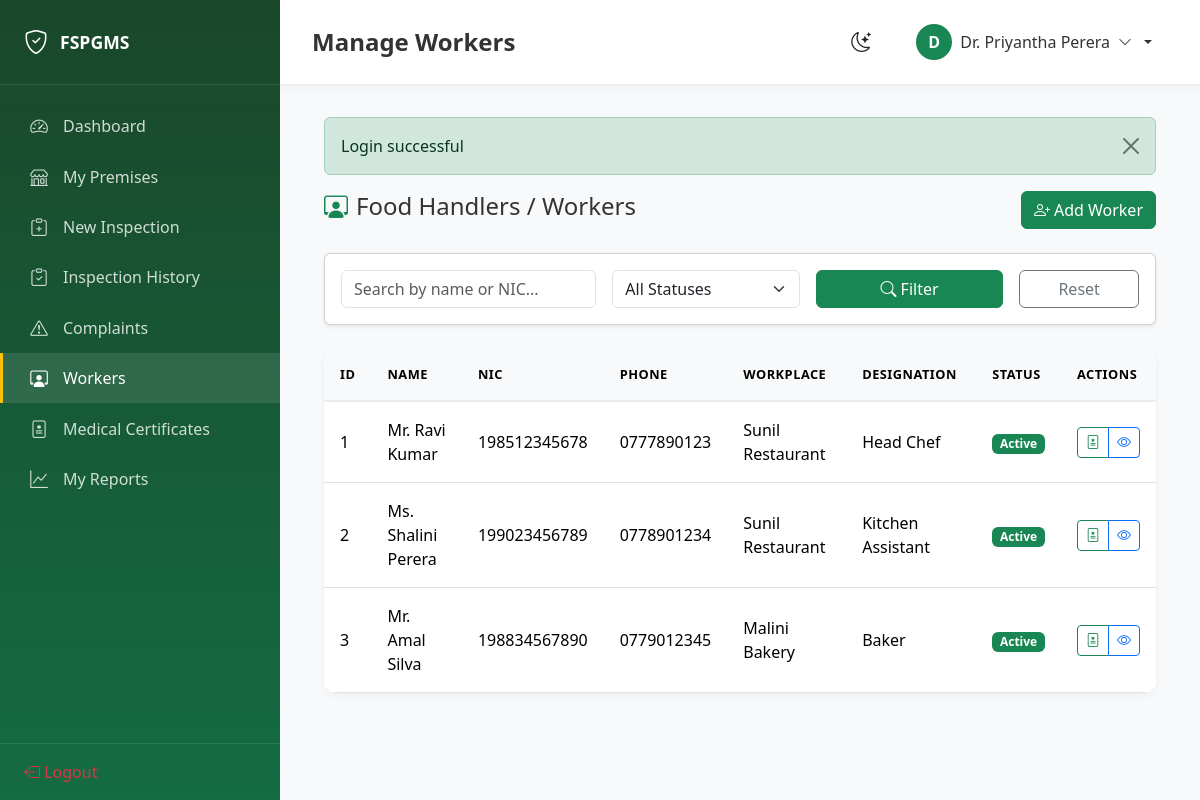
Screenshot of /views/inspector/workers.php (signed in) with the database file from the repository.
### tables this page shows
CREATE TABLE workers (
    id INT AUTO_INCREMENT PRIMARY KEY,
    user_id INT,
    full_name VARCHAR(255) NOT NULL,
    nic VARCHAR(20) NOT NULL UNIQUE,
    phone VARCHAR(20),
    address TEXT,
    workplace_id INT,
    designation VARCHAR(100),
    status ENUM('active', 'inactive') DEFAULT 'active',
    created_by INT NOT NULL,
    created_at DATETIME DEFAULT CURRENT_TIMESTAMP,
    updated_at DATETIME DEFAULT CURRENT_TIMESTAMP ON UPDATE CURRENT_TIMESTAMP,
    FOREIGN KEY (user_id) REFERENCES users(id) ON DELETE SET NULL,
    FOREIGN KEY (workplace_id) REFERENCES premises(id) ON DELETE SET NULL,
    FOREIGN KEY (created_by) REFERENCES users(id) ON DELETE CASCADE,
    INDEX idx_nic (nic),
    INDEX idx_workplace (workplace_id),
    INDEX idx_status (status)
);

CREATE TABLE premises (
    id INT AUTO_INCREMENT PRIMARY KEY,
    shop_name VARCHAR(255) NOT NULL,
    owner_name VARCHAR(255) NOT NULL,
    owner_id INT,
    address TEXT NOT NULL,
    gps_lat DECIMAL(10, 8),
    gps_lng DECIMAL(11, 8),
    contact_number VARCHAR(20) NOT NULL,
    business_type VARCHAR(100) NOT NULL,
    license_number VARCHAR(100) NOT NULL,
    inspection_date DATE,
    expiry_date DATE,
    grade ENUM('A', 'B', 'C', 'D') DEFAULT 'D',
    status ENUM('active', 'inactive', 'suspended') DEFAULT 'active',
    district VARCHAR(50),
    photos JSON,
    qr_code VARCHAR(255),
    created_by INT NOT NULL,
    created_at DATETIME DEFAULT CURRENT_TIMESTAMP,
    updated_at DATETIME DEFAULT CURRENT_TIMESTAMP ON UPDATE CURRENT_TIMESTAMP,
    FOREIGN KEY (owner_id) REFERENCES users(id) ON DELETE SET NULL,
    FOREIGN KEY (created_by) REFERENCES users(id) ON DELETE CASCADE,
    INDEX idx_grade (grade),
    INDEX idx_district (district),
    INDEX idx_status (status),
    INDEX idx_business_type (business_type),
    INDEX idx_license (license_number)
);

### helpers/functions.php (called while the page is built, shortened)
<?php
function getFlashMessage() {
    if (isset($_SESSION['flash'])) {
        $flash = $_SESSION['flash'];
        return $flash;
    }
    return null;
}
function sanitize($data) {
    return htmlspecialchars(strip_tags(trim($data)), ENT_QUOTES, 'UTF-8');
}
function paginate($total, $perPage, $currentPage) {
    $totalPages = ceil($total / $perPage);
    $currentPage = max(1, min($currentPage, $totalPages));
    $offset = ($currentPage - 1) * $perPage;
    return [
        'total' => $total,
        'perPage' => $perPage,
        'currentPage' => $currentPage,
        'totalPages' => $totalPages,
        'offset' => $offset
    ];
}

### config/database.php (called while the page is built, shortened)
<?php
class Database {
    private static $instance = null;
    private $pdo;
    private function __construct() {
        try {
            $dsn = "mysql:host=" . DB_HOST . ";dbname=" . DB_NAME . ";charset=" . DB_CHARSET;
            $options = [
                PDO::ATTR_ERRMODE => PDO::ERRMODE_EXCEPTION,
                PDO::ATTR_DEFAULT_FETCH_MODE => PDO::FETCH_ASSOC,
                PDO::ATTR_EMULATE_PREPARES => false,
            ];
            $this->pdo = new PDO($dsn, DB_USER, DB_PASS, $options);
        } catch (PDOException $e) {
            error_log("Database connection failed: " . $e->getMessage());
            die("Database connection failed. Please check your configuration.");
        }
    }
    public static function getInstance() {
        if (self::$instance === null) {
            self::$instance = new self();
        }
        return self::$instance;
    }
    public function getConnection() {
        return $this->pdo;
    }
}

### controllers/WorkerController.php (called while the page is built, shortened)
<?php
require_once __DIR__ . '/../models/Worker.php';
class WorkerController {
    private $workerModel;
    public function __construct() {
        $this->workerModel = new Worker();
    }
    public function getAll($filters = [], $page = 1, $perPage = 20) {
        $workers = $this->workerModel->getAll($filters, $page, $perPage);
        $total = $this->workerModel->count($filters);
        $pagination = paginate($total, $perPage, $page);
        return [
            'success' => true,
            'data' => $workers,
            'pagination' => $pagination
        ];
    }
}

### models/Worker.php (called while the page is built, shortened)
<?php
class Worker {
    private $db;
    public function __construct() {
        $this->db = Database::getInstance()->getConnection();
    }
    public function getAll($filters = [], $page = 1, $perPage = 20) {
        $where = ["1=1"];
        $params = [];
        $offset = ($page - 1) * $perPage;
        $sql = "
            SELECT w.*, p.shop_name as workplace_name
            FROM workers w
            LEFT JOIN premises p ON w.workplace_id = p.id
            WHERE " . implode(' AND ', $where) . "
            ORDER BY w.created_at DESC LIMIT ? OFFSET ?
        ";
        $params[] = $perPage;
        $params[] = $offset;
        $stmt = $this->db->prepare($sql);
        $stmt->execute($params);
        return $stmt->fetchAll();
    }
    public function count($filters = []) {
        $where = ["1=1"];
        $params = [];
        $sql = "SELECT COUNT(*) as count FROM workers WHERE " . implode(' AND ', $where);
        $stmt = $this->db->prepare($sql);
        $stmt->execute($params);
        return $stmt->fetch()['count'];
    }
}

### views/inspector/workers.php (the view, shortened to what this page needs)
<?php
require_once __DIR__ . '/../../controllers/WorkerController.php';
$workerController = new WorkerController();
$flash = getFlashMessage();
$filters = [
    'search' => sanitize($_GET['search'] ?? ''),
    'workplace_id' => sanitize($_GET['workplace_id'] ?? ''),
    'status' => sanitize($_GET['status'] ?? '')
];
$page = (int)($_GET['page'] ?? 1);
$result = $workerController->getAll($filters, $page);
$workers = $result['data'];
?>
<!DOCTYPE html>
<html lang="en">
<head>
    <link href="https://cdn.jsdelivr.net/npm/bootstrap@5.3.2/dist/css/bootstrap.min.css" rel="stylesheet">
    <link href="https://cdn.jsdelivr.net/npm/bootstrap-icons@1.11.1/font/bootstrap-icons.css" rel="stylesheet">
    <link href="<?php echo BASE_URL; ?>assets/css/style.css" rel="stylesheet">
</head>
<body>
    <div class="dashboard-wrapper">
        <?php include __DIR__ . '/../partials/sidebar.php'; ?>
        <main class="main-content">
            <?php include __DIR__ . '/../partials/header.php'; ?>
            <div class="container-fluid">
                <?php if ($flash): ?>
                    <div class="alert alert-<?php echo $flash['type']; ?> alert-dismissible fade show">
                        <?php echo $flash['message']; ?>
                        <button type="button" class="btn-close" data-bs-dismiss="alert"></button>
                    </div>
                <?php endif; ?>
                <div class="d-flex justify-content-between align-items-center mb-4">
                    <h4><i class="bi bi-person-workspace me-2 text-success"></i>Food Handlers / Workers</h4>
                    <button class="btn btn-success" data-bs-toggle="modal" data-bs-target="#addWorkerModal">
                        <i class="bi bi-person-plus me-1"></i>Add Worker
                    </button>
                </div>
                <div class="card shadow-sm mb-4">
                    <div class="card-body">
                        <form method="GET" class="row g-3">
                            <div class="col-md-4">
                                <input type="text" class="form-control" name="search"
                                       placeholder="Search by name or NIC..." value="<?php echo $filters['search']; ?>">
                            </div>
                            <div class="col-md-3">
                                <select class="form-select" name="status">
                                    <option value="">All Statuses</option>
                                </select>
                            </div>
                            <div class="col-md-3">
                                <button type="submit" class="btn btn-success w-100">
                                    <i class="bi bi-search me-1"></i>Filter
                                </button>
                            </div>
                            <div class="col-md-2">
                                <a href="workers.php" class="btn btn-outline-secondary w-100">Reset</a>
                            </div>
                        </form>
                    </div>
                </div>
                <div class="data-table">
                    <table class="table">
                        <thead>
                            <tr>
                                <th>ID</th>
                                <th>Name</th>
                                <th>NIC</th>
                                <th>Phone</th>
                                <th>Workplace</th>
                                <th>Designation</th>
                                <th>Status</th>
                                <th>Actions</th>
                            </tr>
                        </thead>
                        <tbody>
                            <?php foreach ($workers as $worker): ?>
                                <tr>
                                    <td><?php echo $worker['id']; ?></td>
                                    <td><?php echo $worker['full_name']; ?></td>
                                    <td><?php echo $worker['nic']; ?></td>
                                    <td><?php echo $worker['phone']; ?></td>
                                    <td><?php echo $worker['workplace_name'] ?? 'N/A'; ?></td>
                                    <td><?php echo $worker['designation'] ?? 'N/A'; ?></td>
                                    <td>
                                        <span class="badge bg-<?php echo $worker['status'] === 'active' ? 'success' : 'danger'; ?>">
                                            <?php echo ucfirst($worker['status']); ?>
                                        </span>
                                    </td>
                                    <td>
                                        <div class="btn-group">
                                            <button class="btn btn-sm btn-outline-success" data-bs-toggle="modal"
                                                    data-bs-target="#addCertModal<?php echo $worker['id']; ?>" title="Add Certificate">
                                                <i class="bi bi-file-medical"></i>
                                            </button>
                                            <a href="view-worker.php?id=<?php echo $worker['id']; ?>"
                                               class="btn btn-sm btn-outline-primary" title="View">
                                                <i class="bi bi-eye"></i>
                                            </a>
                                        </div>
                                    </td>
                                </tr>
                            <?php endforeach; ?>
                        </tbody>
                    </table>
                </div>
            </div>
        </main>
    </div>
</body>
</html>

### assets/css/style.css (style rules this page uses)
:root { --primary-green: #198754; --dark-green: #146c43; --light-green: #d1e7dd; --accent-gold: #ffc107; --danger-red: #dc3545; --warning-orange: #fd7e14; --info-blue: #0dcaf0; --sidebar-width: 280px; --sidebar-collapsed: 70px; --header-height: 60px; }
body { font-family: 'Segoe UI', system-ui, -apple-system, sans-serif; background-color: #f8f9fa; color: #333; }
.dashboard-wrapper { display: flex; min-height: 100vh; }
.main-content { flex: 1; margin-left: var(--sidebar-width); padding: 2rem; transition: all 0.3s ease; }
.data-table { background: white; border-radius: 12px; box-shadow: 0 2px 10px rgba(0,0,0,0.05); overflow: hidden; }
.data-table table { margin-bottom: 0; }
.data-table th { background: #f8f9fa; font-weight: 600; text-transform: uppercase; font-size: 0.8rem; letter-spacing: 0.5px; padding: 1rem; border-bottom: 2px solid #e9ecef; }
.data-table td { padding: 1rem; vertical-align: middle; }

### rows the page displays
workers: id "1", full_name "Mr. Ravi Kumar", nic "198512345678", phone "0777890123", workplace.shop_name "Sunil Restaurant", designation "Head Chef", status "Active"
workers: id "2", full_name "Ms. Shalini Perera", nic "199023456789", phone "0778901234", workplace.shop_name "Sunil Restaurant", designation "Kitchen Assistant", status "Active"
workers: id "3", full_name "Mr. Amal Silva", nic "198834567890", phone "0779012345", workplace.shop_name "Malini Bakery", designation "Baker", status "Active"

### other values shown
SITE_SHORT "FSPGMS"
$item[2] "Dashboard"
$item[2] "My Premises"
$item[2] "New Inspection"
$item[2] "Inspection History"
$item[2] "Complaints"
$item[2] "Workers"
$item[2] "Medical Certificates"
$item[2] "My Reports"
$pageTitle "Manage Workers"
substr($_SESSION['user_name'] ?? 'U', 0, 1) "D"
$_SESSION['user_name'] "Dr. Priyantha Perera"
$flash['message'] "Login successful"
